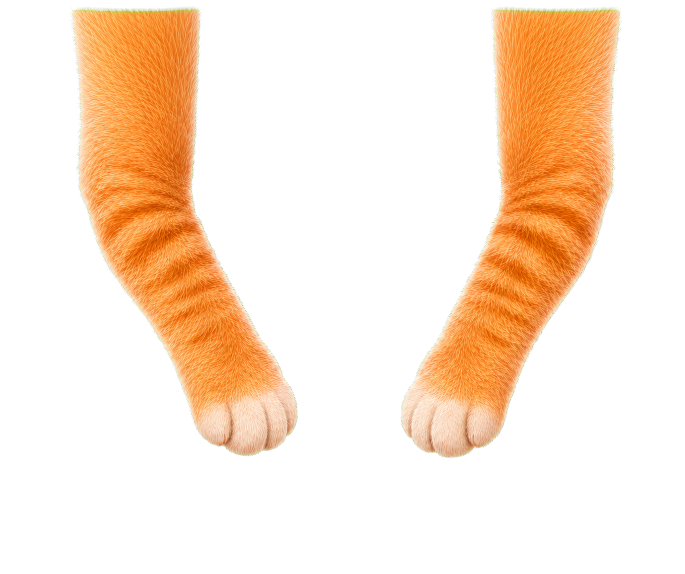
#> input picture public/pets/xiaoju-cat/live2d/planet-scene-source/layers-v3/forelegs-open-root-transparent.png, 1370 x 1148 px (shown at 1/2 size); the run also reads 1 picture not shown here
$ python build_layers_v3.py
#> lines starting #> are read from the running program, lines starting #| are printed output that depends on the picture; after the words box and inside, x2 and y2 are one past the last pixel; in counts of white or black regions, pixels touching at a corner belong together
"""Build clean, full-canvas Live2D foreleg layers and QA composites.

The generated source sheet contains exactly two detached forelegs on alpha.
This script keeps the source untouched, separates each connected limb, places
both in the full 1370x1148 scene, and renders a cover-pose QA image.
"""

from __future__ import annotations

from dataclasses import dataclass
from pathlib import Path

from PIL import Image, ImageDraw, ImageFilter


ROOT = Path(__file__).resolve().parent
V2 = ROOT / "layers-v2"
V3 = ROOT / "layers-v3"
CANVAS_SIZE = (1370, 1148)


@dataclass(frozen=True)
class Placement:
    scale: float
    xy: tuple[int, int]


def alpha_bbox(image: Image.Image, half: str) -> tuple[int, int, int, int]:
    alpha = image.getchannel("A")
    width, height = image.size
    if half == "left":
        region = alpha.crop((0, 0, width // 2, height))
        bbox = region.getbbox()
        if bbox is None:
            raise RuntimeError("No foreground found in left half")
        return bbox

    region = alpha.crop((width // 2, 0, width, height))
    bbox = region.getbbox()
    if bbox is None:
        raise RuntimeError("No foreground found in right half")
    x0, y0, x1, y1 = bbox
    return x0 + width // 2, y0, x1 + width // 2, y1


def prepare_limb(source: Image.Image, bbox: tuple[int, int, int, int], scale: float) -> Image.Image:
    limb = source.crop(bbox)
    limb = limb.rotate(180, resample=Image.Resampling.BICUBIC, expand=True)
    size = (round(limb.width * scale), round(limb.height * scale))
    return limb.resize(size, Image.Resampling.LANCZOS)


def full_canvas_layer(limb: Image.Image, xy: tuple[int, int]) -> Image.Image:
    layer = Image.new("RGBA", CANVAS_SIZE, (0, 0, 0, 0))
    layer.alpha_composite(limb, xy)
    return layer


def composite_scene(layers: list[Image.Image]) -> Image.Image:
    result = Image.new("RGBA", CANVAS_SIZE, (0, 0, 0, 0))
    for layer in layers:
        result.alpha_composite(layer)
    return result


def body_occluder(
    body: Image.Image,
    box: tuple[int, int, int, int],
    blur: float = 10,
) -> Image.Image:
    """Copy a soft shoulder patch that hides a moving limb's root seam."""
    mask = Image.new("L", CANVAS_SIZE, 0)
    ImageDraw.Draw(mask).ellipse(box, fill=255)
    mask = mask.filter(ImageFilter.GaussianBlur(blur))
    alpha = Image.new("L", CANVAS_SIZE, 0)
    body_alpha = body.getchannel("A")
    alpha.paste(Image.composite(body_alpha, alpha, mask))
    result = body.copy()
    result.putalpha(alpha)
    return result


def main() -> None:
    V3.mkdir(parents=True, exist_ok=True)
    source = Image.open(V3 / "forelegs-open-root-transparent.png").convert("RGBA")
#> source is the input picture: PIL image 1370x1148 RGBA; mean R, G, B, A 60.8, 39.4, 20.4, 62.9
    if source.size != CANVAS_SIZE:
        raise RuntimeError(f"Unexpected source size: {source.size}")

    # After the 180-degree turn, the source-right limb points up-right and is
    # used on the viewer's left. The source-left limb points up-left and is
    # used on the viewer's right.
    viewer_left = prepare_limb(source, alpha_bbox(source, "right"), scale=0.65)
#> in alpha_bbox, `bbox = region.getbbox()`: bbox = (116, 12, 561, 917)
#> in alpha_bbox, `x0, y0, x1, y1 = bbox`: x0 = 116; y0 = 12; x1 = 561; y1 = 917
    viewer_right = prepare_limb(source, alpha_bbox(source, "left"), scale=0.58)
#> call 2 of alpha_bbox, with half = 'left'
#> in alpha_bbox (call 2), `region = alpha.crop((0, 0, width // 2, height))`:
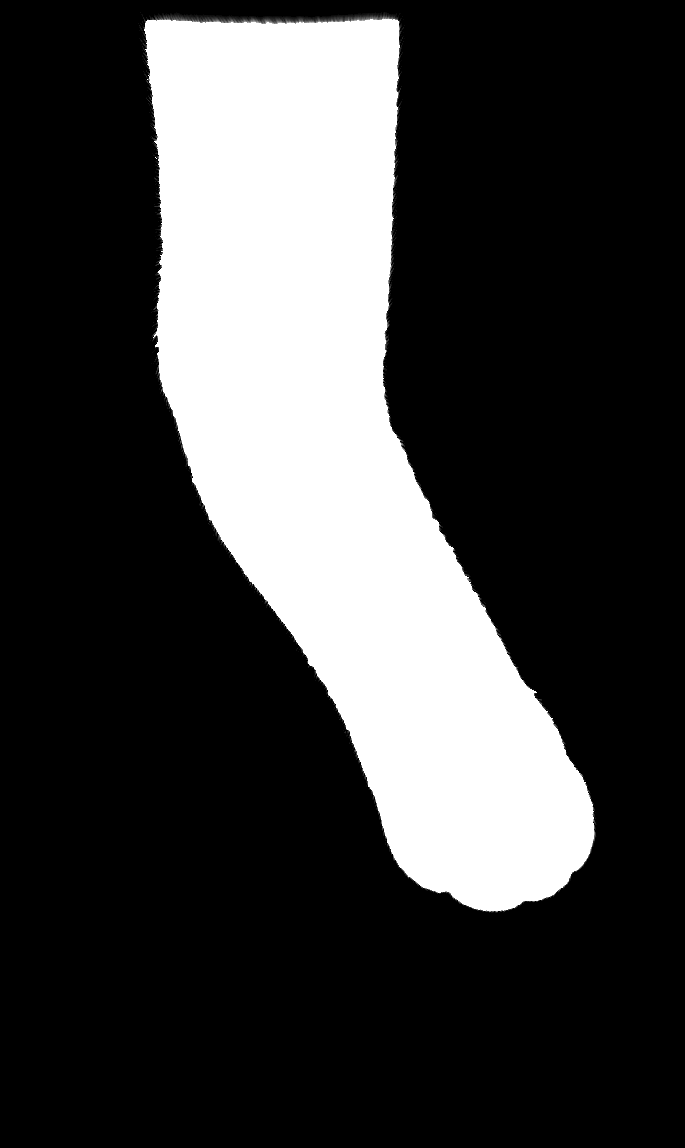
#> region: PIL image 685x1148 L; min 0, max 255, mean 63.2
#> in alpha_bbox (call 2), `bbox = region.getbbox()`: bbox = (138, 12, 597, 913)

    left_layer = full_canvas_layer(viewer_left, Placement(0.65, (430, 345)).xy)
#> in full_canvas_layer, `layer = Image.new("RGBA", CANVAS_SIZE, (0, 0, 0, 0))`: layer: PIL image 1370x1148 RGBA; every value is 0
    right_layer = full_canvas_layer(viewer_right, Placement(0.58, (835, 355)).xy)

    body = Image.open(V2 / "10_Cat_Body_Base.png").convert("RGBA")
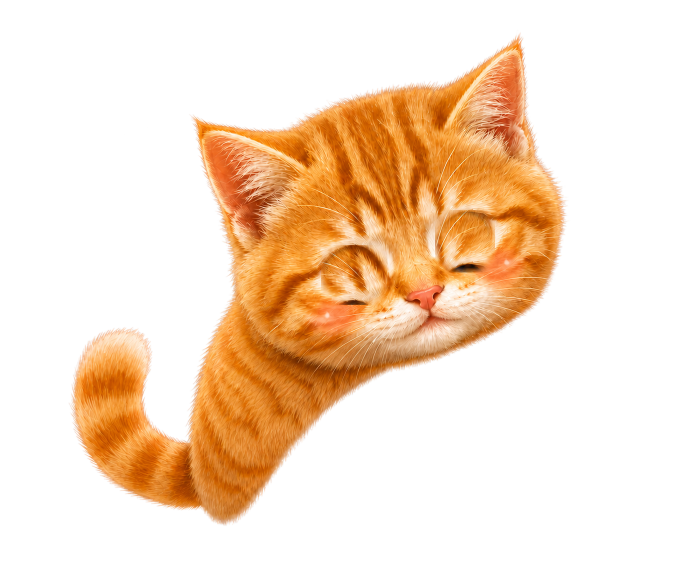
#> input picture public/pets/xiaoju-cat/live2d/planet-scene-source/layers/10_Cat_Body_Base.png, 1370 x 1148 px, found by its file name (shown at 1/2 size)
#> body is the input picture: PIL image 1370x1148 RGBA; mean R, G, B, A 243.6, 219.2, 196.4, 77.2
    left_occluder = body_occluder(body, (390, 680, 650, 1040))
#> in body_occluder, `mask = Image.new("L", CANVAS_SIZE, 0)`: mask: PIL image 1370x1148 L; every value is 0
#> in body_occluder, `ImageDraw.Draw(mask).ellipse(box, fill=255)`:
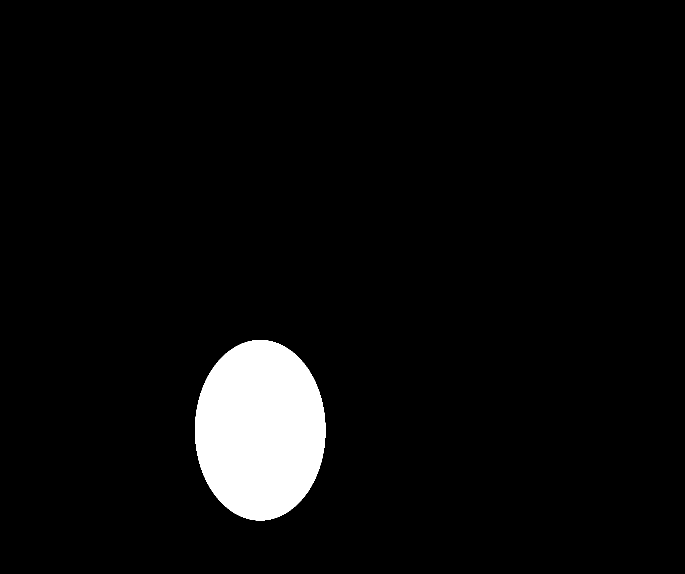
#> mask: PIL image 1370x1148 L (shown at 1/2 size); 4.7% white; 1 white region, box (x1, y1, x2, y2) and area: (390, 680, 651, 1041) 73973
    right_occluder = body_occluder(body, (1010, 500, 1275, 760))
#> in body_occluder (call 2), `ImageDraw.Draw(mask).ellipse(box, fill=255)`: mask: PIL image 1370x1148 L; 3.5% white; 1 white region, box (x1, y1, x2, y2) and area: (1010, 500, 1276, 761) 54494

    left_layer.save(V3 / "60_Foreleg_L_Complete.png")
    right_layer.save(V3 / "61_Foreleg_R_Complete.png")
    left_occluder.save(V3 / "30_Shoulder_Occluder_L.png")
    right_occluder.save(V3 / "31_Shoulder_Occluder_R.png")

    # Cover-pose order: face below forelegs, planet above their shoulder roots.
    qa = composite_scene(
        [
            Image.open(V2 / "00_Stars_Background.png").convert("RGBA"),
            body,
            Image.open(V2 / "20_Eye_L_Whole.png").convert("RGBA"),
            Image.open(V2 / "21_Eye_R_Whole.png").convert("RGBA"),
            left_layer,
            right_layer,
            Image.open(V2 / "50_Planet_Foreground.png").convert("RGBA"),
            left_occluder,
            right_occluder,
        ]
    )
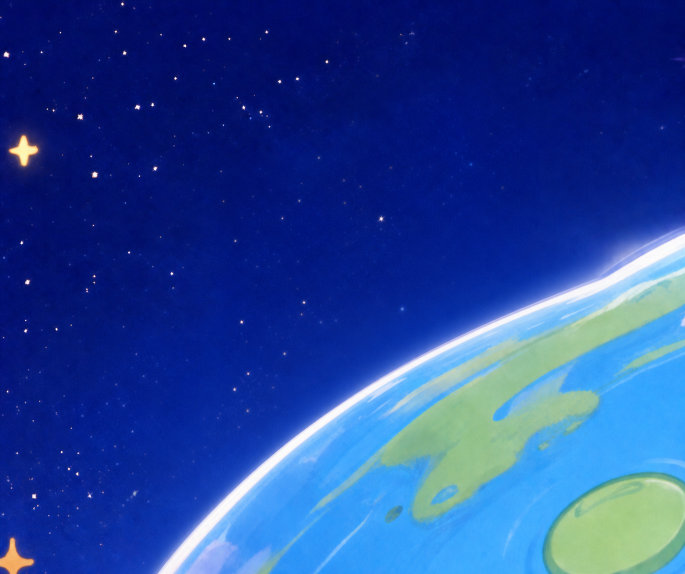
#> input picture public/pets/xiaoju-cat/live2d/planet-scene-source/layers-v2/00_Stars_Background.png, 1370 x 1148 px (shown at 1/2 size)
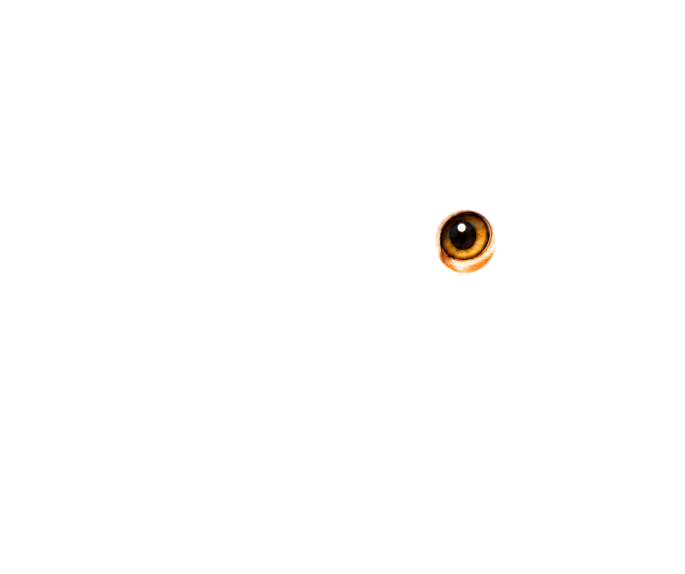
#> input picture public/pets/xiaoju-cat/live2d/planet-scene-source/layers-v2/21_Eye_R_Whole.png, 1370 x 1148 px (shown at 1/2 size)
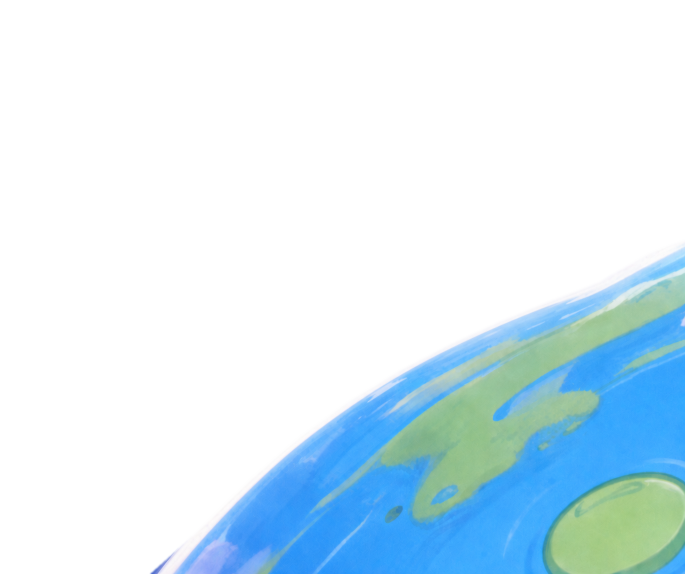
#> input picture public/pets/xiaoju-cat/live2d/planet-scene-source/layers-v2/50_Planet_Foreground.png, 1370 x 1148 px (shown at 1/2 size)
#> the loop in composite_scene, `for layer in layers:` made 9 passes
#> after the loop in composite_scene, `for layer in layers:`:
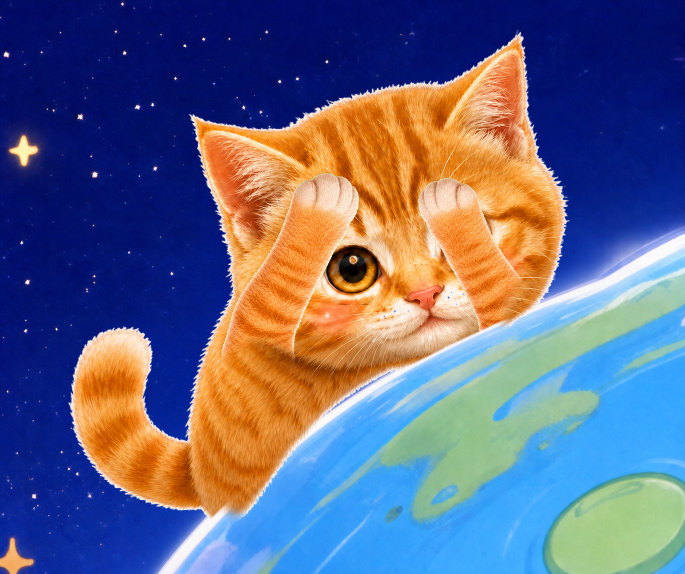
#> result: PIL image 1370x1148 RGBA (shown at 1/2 size); mean R, G, B, A 100.2, 102.9, 131.5, 255
    qa.convert("RGB").save(V3 / "qa-cover-composite.jpg", quality=94)


if __name__ == "__main__":
    main()
